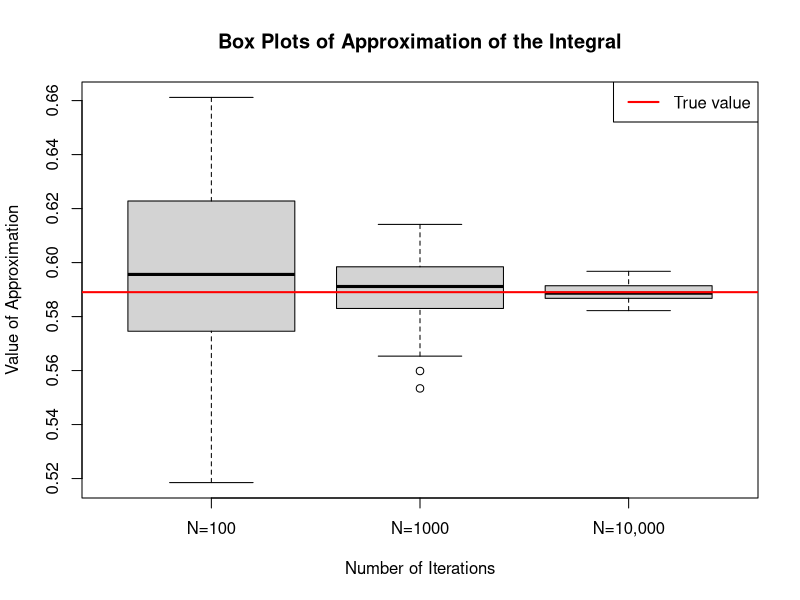
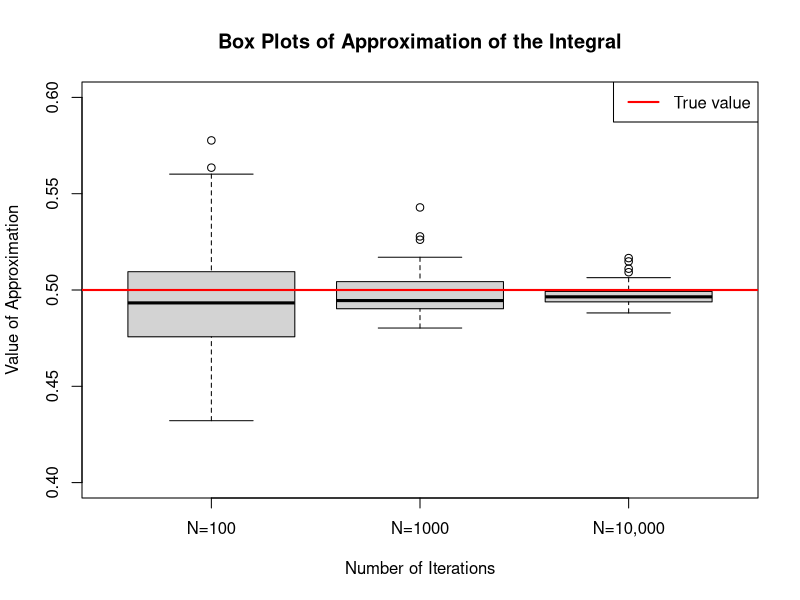
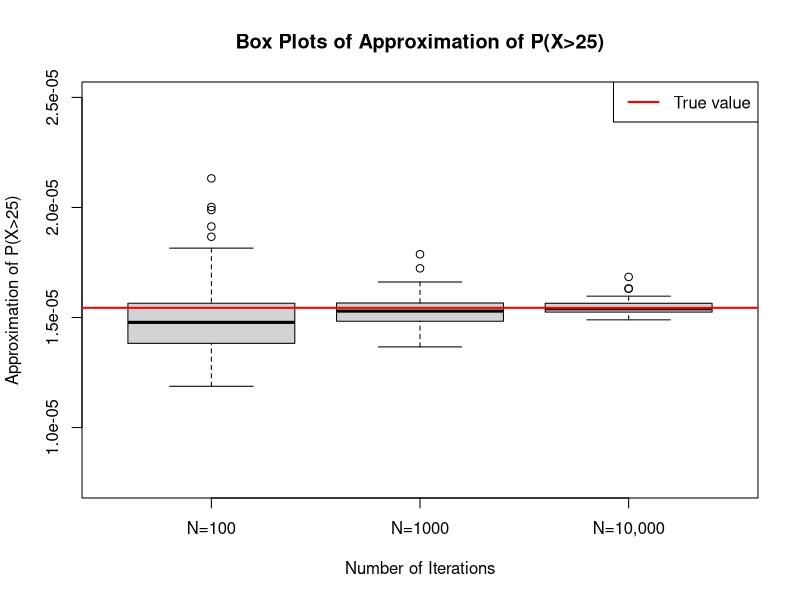
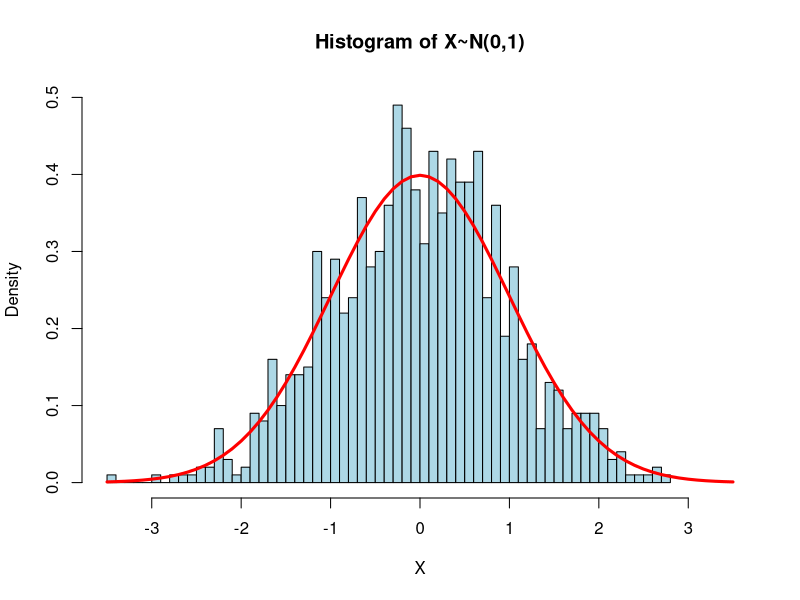
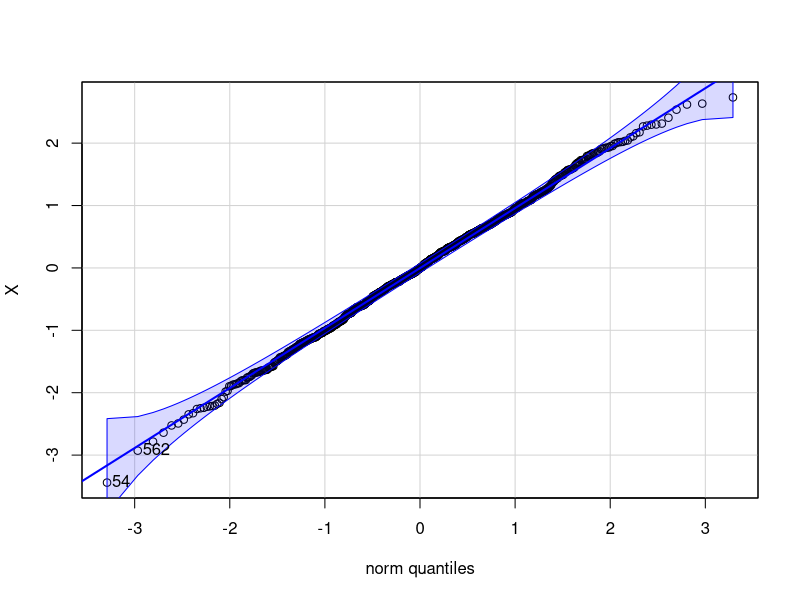
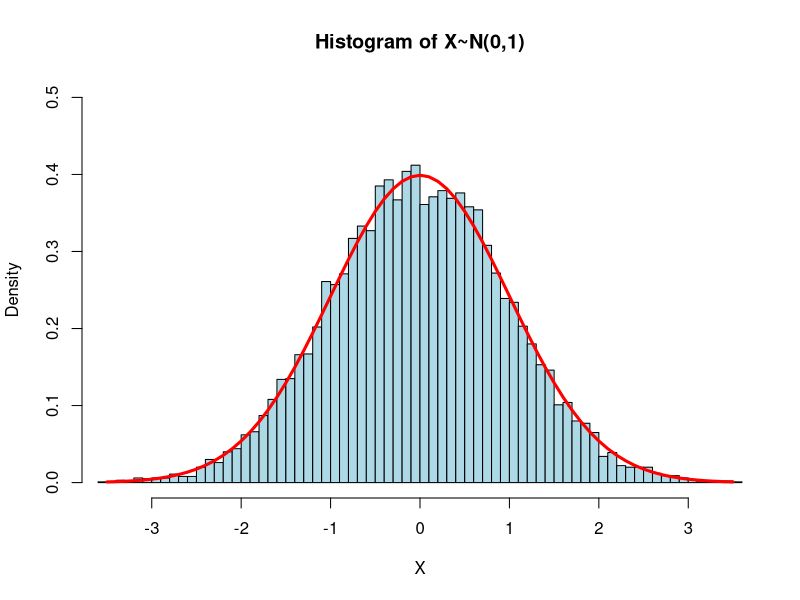
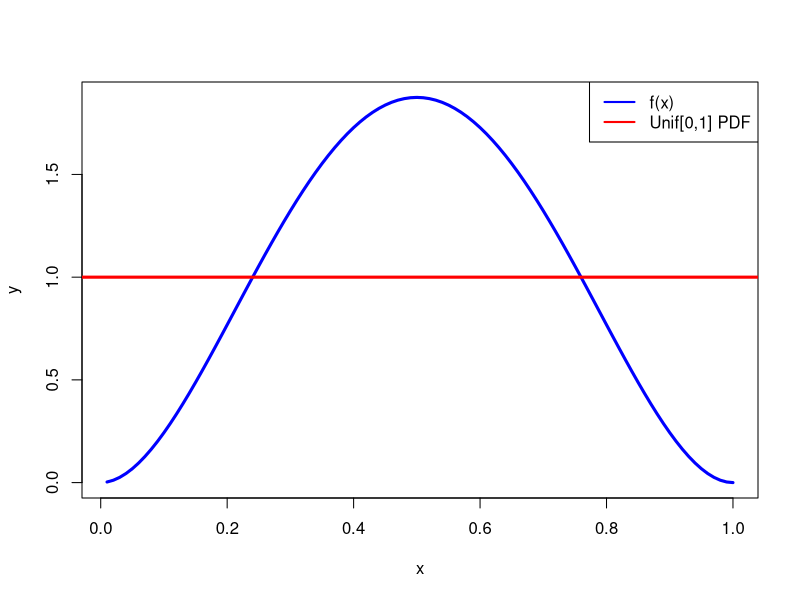
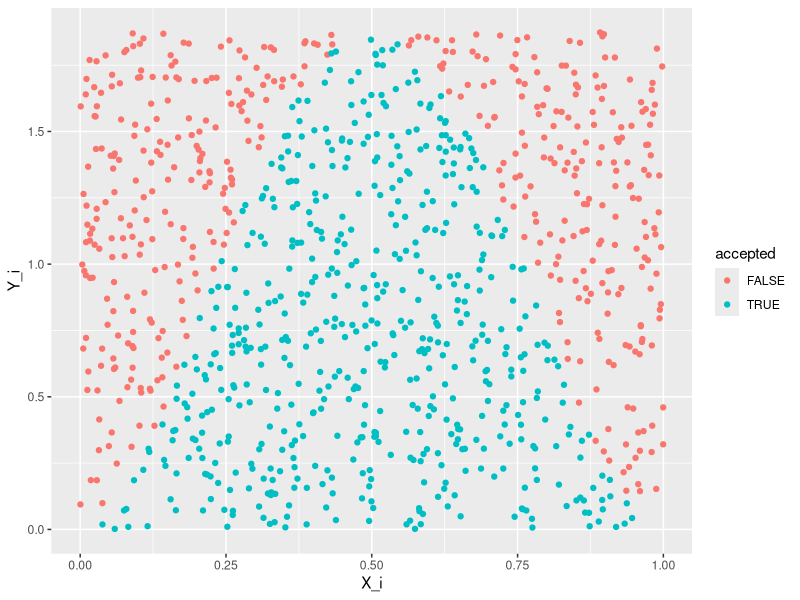

These figures' R source, in order:
## ---- chunk 1
# clear variables
rm(list=ls())
library(ggplot2)
library(knitr)
## ---- chunk 2
h <- function(x){
  if(x>1 | x<0){ # set h(x) to zero if x is not in [0,1]
    return(0)
  }else{ 
    return( (1-x^2)^{3/2} )
  }
}
## ---- chunk 3
N = 100
x <- runif(N, 0, 1)
## ---- chunk 4
h_i <- sapply(x, h)

I.100 = sum(h_i)/N
## ---- chunk 5
N = 1000
x_i <- runif(N, 0, 1)
h_i <- sapply(x_i, h)

I.1k = sum(h_i)/N
## ---- chunk 6
N = 10000
x_i <- runif(N, 0, 1)
h_i <- sapply(x_i, h)

I.10k = sum(h_i)/N
## ---- chunk 7
# This function will approximate I given a value for N1:number of iterations.
approximateI <- function(N1){
  x_n <- runif(N1, 0, 1)
  h_n <- sapply(x_n, h)
  I.N = sum(h_n)/N1
  
  return(I.N)
}

# 100 approximations for I with N=100
I_100 = sapply(rep(100,100), approximateI)

# 1,000 approximations for I with N=1000
I_1k = sapply(rep(1000,100), approximateI)

# 10,000 approximations for I with N=10,000
I_10K = sapply(rep(10000,100), approximateI)

# Creating Data Frame with all the data. 
df = data.frame(I_100,I_1k,I_10K)
colnames(df)<- c("N=100", "N=1000", "N=10,000")

# Creating Box Plot
boxplot(df, xlab="Number of Iterations", 
        ylab="Value of Approximation",
        main="Box Plots of Approximation of the Integral")

# Adding red line to represent the correct value of I
abline(h = 3*pi/16, col="red",lwd=2)

# Adding legend
legend('topright', "True value", col="red", lwd=2, bg="white")
## ---- chunk 8
# clear variables
rm(list=ls())
## ---- chunk 9
h <- function(x){
  if(x<0){
    return(0)
  }else{
    return(x*(1+x^2)^(-2)/exp(-x))
  }
}
## ---- chunk 10
N = 100
x_i <- rexp(N, rate=1)
h_i <- sapply(x_i, h)
I.100 = sum(h_i)/N

N = 1000
x_i <- rexp(N, rate=1)
h_i <- sapply(x_i, h)
I.1k = sum(h_i)/N

N = 10000
x_i <- rexp(N, rate=1)
h_i <- sapply(x_i, h)
I.10k = sum(h_i)/N
## ---- chunk 11
approximateI <- function(N1){
  x_1 <- rexp(N1, rate=1)
  h_1 <- sapply(x_1, h)
  I.1 <- sum(h_1)/N1

  return(I.1)
}

# Running simulations
I_100 = sapply(rep(100,100), approximateI)
I_1k = sapply(rep(1000,100), approximateI)
I_10k = sapply(rep(10000,100), approximateI)

# Creating Data Frame with all the data. 
df = data.frame(I_100,I_1k,I_10k)
colnames(df)<- c("N=100", "N=1000", "N=10,000")

# Creating Box Plot
boxplot(df, xlab="Number of Iterations",
        ylab="Value of Approximation",
        main="Box Plots of Approximation of the Integral",
        ylim=c(0.4,0.6))

# Adding red line to represent the correct value of I
abline(h = 1/2, col="red",lwd=2)

# Adding legend
legend('topright', "True value", col="red", lwd=2, bg="white")
## ---- chunk 12
N = 100

h = function(x) return(sqrt(pi))
  
x_i = rnorm(N, mean=0, sd=sqrt(1/2))
h_i = sapply(x_i, h)

I = sum(h_i)/N
## ---- chunk 13
rm(list=ls())

# Use the importance samplig methods ( in case of integration) to calculate the probability that \chi^2_3 random variable is greater then 25.
## ---- chunk 14
approximateChiSqr = function(nSimulations, df=3, valGreaterThan=25){
  X = rexp(nSimulations,rate=1)+25
  return(mean(dchisq(X, df=df)/dexp(X-valGreaterThan)))
}
## ---- chunk 15
# Running simulations
chiSq_100 = sapply(rep(100,100), approximateChiSqr)
chiSq_1k = sapply(rep(1000,100), approximateChiSqr)
chiSq_10k = sapply(rep(10000,100), approximateChiSqr)

chiSqSims = data.frame(chiSq_100, chiSq_1k, chiSq_10k)
colnames(chiSqSims)<- c("N=100", "N=1000", "N=10,000")

# Creating Box Plot
boxplot(chiSqSims, xlab="Number of Iterations",
        ylab="Approximation of P(X>25)",
        main="Box Plots of Approximation of P(X>25)",
        ylim=c(0.75*10^(-5), 2.5*10^(-5)))

# Adding red line to represent the correct value of I
abline(h = pchisq(25, df=3, lower.tail = F), col="red",lwd=2)

# Adding legend
legend('topright', "True value", col="red", lwd=2, bg="white")
## ---- chunk 16
rm(list=ls())
# Perform simulations for the example 11.5 p 652 of the textbook. Simulate 1000, 10000 random numbers from normal distribution using the methodology given in the example. Plot normal probability plot and histograms for thease two sample2.
## ---- chunk 17
nSims = 1000

X = c()
while(length(X) < nSims){
  u = runif(1, min=0 ,max=1)
  y1 = rexp(1, rate=1)
  y2 = rexp(1, rate=1)
  
  if(y2 >= (y1-1)^2/2){
    if(u<0.5) y = -y1 else y = y1 
    X = append(X, y)
  }
}
hist(X, probability=T, breaks=80, col="lightblue", 
     main="Histogram of X~N(0,1)",
     xlim=c(-3.5, 3.5), ylim=c(0,0.5))
lines(seq(-3.5, 3.5, by=0.1), dnorm(seq(-3.5, 3.5, by=0.1)), 
      col="red", lwd=3, xlim=c(-3.5, 3.5))
## ---- chunk 18
library(car)

qqPlot(X)
## ---- chunk 19
nSims = 10000

X = c()
while(length(X) < nSims){
  u = runif(1, min=0 ,max=1)
  y1 = rexp(1, rate=1)
  y2 = rexp(1, rate=1)
  
  if(y2 >= (y1-1)^2/2){
    if(u<0.5) y = -y1 else y = y1 
    X = append(X, y)
  }
}
hist(X, probability=T, breaks=100, col="lightblue", 
     main="Histogram of X~N(0,1)",
     xlim=c(-3.5, 3.5), ylim=c(0,0.5))
lines(seq(-3.5, 3.5, by=0.1), dnorm(seq(-3.5, 3.5, by=0.1)), 
      col="red", lwd=3, xlim=c(-3.5, 3.5))
## ---- chunk 20
# clear variables
rm(list=ls())
## ---- chunk 21
f = function(x){
  if(x<0 | x>1){
    return(0)
  }else{
    return(30*(x^2 - 2*x^3 + x^4))
  }
}
x = 1:100/100
y = sapply(x,f)

# plotting f(x)
plot(y~x, type="l", col="blue", lwd=3)

# plotting uniform PDF
abline(h=1, lwd=3, col="red")

# Adding legend
legend('topright', c("f(x)", "Unif[0,1] PDF"), col=c("blue","red"), lwd=2, bg="white")

## ---- chunk 22
library(ggplot2) # for better scatter plots

N = 10000  #number of samples
M = f(1/2) # Scaling factor for random draws.

X_i = c() # the draws of x_i
Y_i = c() # the draws of y_i
accepted = c() # TRUE if sample is accepted, FALSE otherwise

# to keep track of how many samples we accepted
numAccepted = 0

# We need to repeat draws until we have N draws
while( numAccepted < N ){
  # drawing simulations
  x_i = runif(1, 0, 1)
  y_i = runif(1, 0, M)
  accept = (y_i <= f(x_i))
  
  # storing simulations
  X_i = append(x_i, X_i)
  Y_i = append(y_i, Y_i)
  accepted = append(accept, accepted)
  
  numAccepted = numAccepted + as.numeric(accept)
}

# Store data in data in data frame for convinience
df=data.frame(X_i,Y_i,accepted)

# creating scatter plot of all draws with color denoting if it was accepted
rs.scatter <- qplot(X_i, Y_i, colour = accepted, data = head(df,1000))
rs.scatter + stat_function(fun=f, colour = "black", size=2) 
## ---- chunk 23
hist(X_i[accepted==TRUE], 
     col="lightblue", 
     breaks=50, 
     probability = TRUE,
     xlab="X_i",
     main = "Histogram of Accepted Draws") 
lines(y~x, col="red", lwd=5)

legend('topright', "f(x)", col="red", lwd=2, bg="white")
## ---- chunk 24
library(ggplot2) # for better scatter plots

N = 10000  #number of samples
M = 1 # Scaling factor for random draws.

X_i = c() # the draws of x_i
Y_i = c() # the draws of y_i
accepted = c() # TRUE if sample is accepted, FALSE otherwise

# to keep track of how many samples we accepted
numAccepted = 0

# We need to repeat draws until we have N draws
while( numAccepted < N ){
  # drawing simulations
  x_i = runif(1, 0, 1)
  y_i = runif(1, 0, M)
  accept = (y_i <= f(x_i))
  
  # storing simulations
  X_i = append(x_i, X_i)
  Y_i = append(y_i, Y_i)
  accepted = append(accept, accepted)
  
  numAccepted = numAccepted + as.numeric(accept)
}

# Store data in data in data frame for convinience
df=data.frame(X_i,Y_i,accepted)

# creating scatter plot of all draws with color denoting if it was accepted
rs.scatter <- qplot(X_i, Y_i, colour = accepted, data = head(df,1000), main="M=1: too Small")
rs.scatter + stat_function(fun=f, colour = "black", size=2) 
## ---- chunk 25
N = 10000  #number of samples
M = 3 # Scaling factor for random draws.

X_i = c() # the draws of x_i
Y_i = c() # the draws of y_i
accepted = c() # TRUE if sample is accepted, FALSE otherwise

# to keep track of how many samples we accepted
numAccepted = 0

# We need to repeat draws until we have N draws
while( numAccepted < N ){
  # drawing simulations
  x_i = runif(1, 0, 1)
  y_i = runif(1, 0, M)
  accept = (y_i <= f(x_i))
  
  # storing simulations
  X_i = append(x_i, X_i)
  Y_i = append(y_i, Y_i)
  accepted = append(accept, accepted)
  
  numAccepted = numAccepted + as.numeric(accept)
}

# Store data in data in data frame for convinience
df=data.frame(X_i,Y_i,accepted)

# creating scatter plot of all draws with color denoting if it was accepted
rs.scatter <- qplot(X_i, Y_i, colour = accepted, data = head(df,1000), main="M=3: too Big")
rs.scatter + stat_function(fun=f, colour = "black", size=2) 
## ---- chunk 26
nSamples = 1000

# Defining pmf
p = function(x){
  if(x==1){return(0.4)}
  else if(x==2){return(0.4)}
  else if(x==3){return(0.2)}
  else return(0)
}
## ---- chunk 27
# Defining the CDF
cumulat = cumsum(sapply(1:3,p))

# Defining the invese of the CDF
inv_cdf <- function(x){
  if(x<0 | x>1){return(0)}
  else if(x<=cumulat[1]){return(1)}
  else if(x<=cumulat[2]){return(2)}
  else if(x<=cumulat[3]){return(3)}
}
## ---- chunk 28
# Sampling uniform distribution
U = runif(nSamples)

# Applying inverse cdf to the sample
X = sapply(U, inv_cdf)

# Creating a Histogram
sampleSummary <- summary(as.factor(X))
barplot(sampleSummary/nSamples, col="lightblue", main="Histogram of X", 
        xlab="X", ylab="Frequency as Percent", ylim = c(0,0.5))
## ---- chunk 29
print(sampleSummary/nSamples)
## ---- chunk 30
rm(list = ls())
# 6. In example 4.41 (pg 250) let n=5, λ_1=1, λ_2=2, λ_3=3, λ_4=4, λ_5=5, c=3. Simulate sample size m=1000 from S. Plot the histogram for sum of lambdas.
## ---- chunk 31
nSims = 1000
burnin = 10

C=5; n=5; lambda=c(1,2,3,4,5)
X = c(2,2,2,2,2)

S = c(); # Will store the draws
nIter = 0 # counts the iterations
for(i in 1:(nSims+burnin)){
  # Choose a random index
  I = sample(1:n, 1)
  
  y_i = rexp(1,rate=lambda[I])
  a.plus = max(C - sum(X[-I]), 0) 
  
  # Replace the I-th R.V.
  X[I] = y_i + a.plus
  
  # Check to see if burn in is complete
  if(nIter >= burnin){
    S = append(S, sum(X))
  }

  nIter = nIter + 1
}

hist(S,breaks=50, probability=T, col="lightblue")
